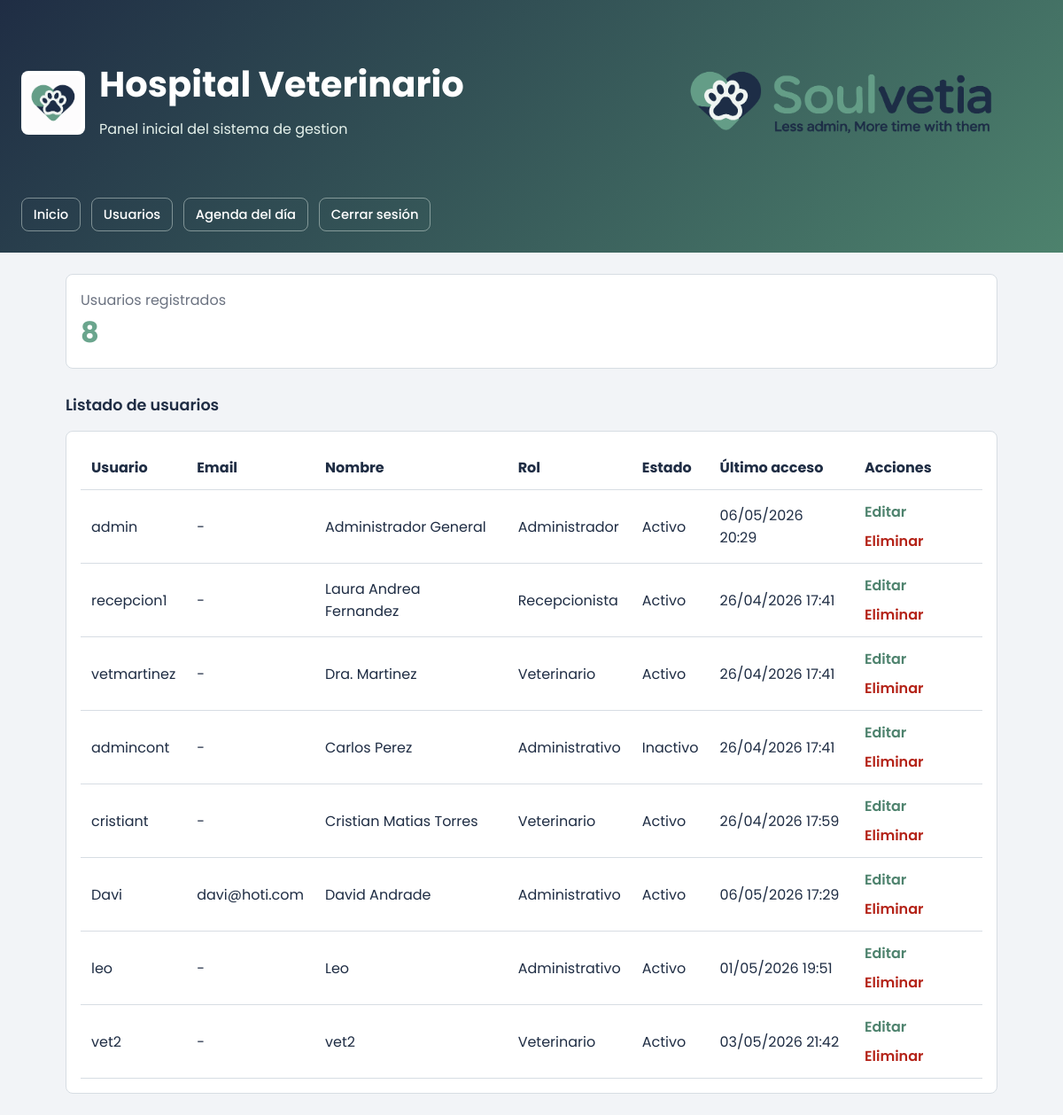
Screenshot of /usuarios/ (signed in) with the database file from the repository.
### tables this page shows
CREATE TABLE users (
                    id INTEGER PRIMARY KEY AUTOINCREMENT,
                    username TEXT NOT NULL UNIQUE,
                    full_name TEXT NOT NULL,
                    role TEXT NOT NULL,
                    status TEXT NOT NULL DEFAULT 'Activo',
                    last_access TEXT NOT NULL
                , password_hash TEXT NOT NULL DEFAULT '', email TEXT NOT NULL DEFAULT '');

### app/controllers/users_controller.py (the view)
@users_bp.route("/")
def index():
    users = service.get_users()
    return render_template("users.html", users=users, total_users=len(users))

### app/services/hospital_service.py (called while the page is built)
    def get_users(self) -> list[User]:
        return self.user_repository.list_all()

### app/services/user_repository.py (called while the page is built)
    def _connect(self) -> sqlite3.Connection:
        conn = sqlite3.connect(self.db_path)
        conn.row_factory = sqlite3.Row
        return conn

    def list_all(self) -> list[User]:
        with self._connect() as conn:
            rows = conn.execute("SELECT * FROM users ORDER BY id").fetchall()
        return [self._row_to_user(row) for row in rows]

    def _row_to_user(self, row: sqlite3.Row | dict) -> User:
        return User(
            id=row["id"],
            username=row["username"],
            full_name=row["full_name"],
            role=row["role"],
            status=row["status"],
            last_access=datetime.fromisoformat(row["last_access"]),
            email=row["email"] if "email" in row.keys() else "",
        )

### app/templates/users.html (shortened to what this page needs)
{% extends "base.html" %}
{% block content %}
<div class="grid">
  <div class="card">
    <div class="muted">Usuarios registrados</div>
    <div class="metric">{{ total_users }}</div>
  </div>
</div>
<div class="section-title" style="margin-top:0;">Listado de usuarios</div>
<div class="card">
  <table style="width:100%; border-collapse: collapse;">
    <thead>
      <tr>
        <th style="text-align:left; padding:0.75rem; border-bottom:1px solid var(--border);">Usuario</th>
        <th style="text-align:left; padding:0.75rem; border-bottom:1px solid var(--border);">Email</th>
        <th style="text-align:left; padding:0.75rem; border-bottom:1px solid var(--border);">Nombre</th>
        <th style="text-align:left; padding:0.75rem; border-bottom:1px solid var(--border);">Rol</th>
        <th style="text-align:left; padding:0.75rem; border-bottom:1px solid var(--border);">Estado</th>
        <th style="text-align:left; padding:0.75rem; border-bottom:1px solid var(--border);">Último acceso</th>
        <th style="text-align:left; padding:0.75rem; border-bottom:1px solid var(--border);">Acciones</th>
      </tr>
    </thead>
    <tbody>
      {% for user in users %}
      <tr>
        <td style="padding:0.75rem; border-bottom:1px solid var(--border);">{{ user.username }}</td>
        <td style="padding:0.75rem; border-bottom:1px solid var(--border);">{{ user.email or '-' }}</td>
        <td style="padding:0.75rem; border-bottom:1px solid var(--border);">{{ user.full_name }}</td>
        <td style="padding:0.75rem; border-bottom:1px solid var(--border);">{{ user.role }}</td>
        <td style="padding:0.75rem; border-bottom:1px solid var(--border);">{{ user.status }}</td>
        <td style="padding:0.75rem; border-bottom:1px solid var(--border);">{{ user.last_access.strftime("%d/%m/%Y %H:%M") }}</td>
        <td style="padding:0.75rem; border-bottom:1px solid var(--border); display:flex; gap:0.5rem; flex-wrap:wrap;">
          <a href="{{ url_for('users.edit', user_id=user.id) }}" class="link">Editar</a>
          <form method="post" action="{{ url_for('users.delete', user_id=user.id) }}" onsubmit="return confirm('¿Eliminar este usuario?');" style="margin:0;">
            <button type="submit" class="danger-link">Eliminar</button>
          </form>
        </td>
      </tr>
      {% endfor %}
    </tbody>
  </table>
</div>
{% endblock %}

### app/templates/base.html (style rules this page uses)
:root { --primary: #6AA58D; --primary-dark: #4d826d; --ink: #1F2D44; --surface: #F2F4F7; --surface-tint: #E6F2EC; --card: #ffffff; --muted: #6B7280; --border: #d7dde3; --danger: #b42318; --danger-bg: #fff1f0; --success-bg: #E6F2EC; --accent: var(--primary); --success: #2d6a4f; --text-muted: var(--muted); --surface-2: #f2f4f7; --text: var(--ink); }
* { box-sizing: border-box; }
body { margin: 0; font-family: "Poppins", Arial, Helvetica, sans-serif; background: var(--surface); color: var(--ink); }
.grid { display: grid; grid-template-columns: repeat(auto-fit, minmax(220px, 1fr)); gap: 1rem; }
.card { background: var(--card); border: 1px solid var(--border); border-radius: 8px; padding: 1rem; }
.metric { font-size: 2rem; font-weight: 700; color: var(--primary); }
.section-title { margin: 1.5rem 0 1rem; font-size: 1.1rem; color: var(--ink); font-weight: 600; }
.muted { color: var(--muted); }
.link { color: var(--primary-dark); font-weight: 600; text-decoration: none; }
.danger-link { border: none; background: none; color: var(--danger); cursor: pointer; font: inherit; font-weight: 600; padding: 0; }

### rows the page displays
users: username "admin", email "-", full_name "Administrador General", role "Administrador", status "Activo", last_access "06/05/2026 20:29"
users: username "recepcion1", email "-", full_name "Laura Andrea Fernandez", role "Recepcionista", status "Activo", last_access "26/04/2026 17:41"
users: username "vetmartinez", email "-", full_name "Dra. Martinez", role "Veterinario", status "Activo", last_access "26/04/2026 17:41"
users: username "admincont", email "-", full_name "Carlos Perez", role "Administrativo", status "Inactivo", last_access "26/04/2026 17:41"
users: username "cristiant", email "-", full_name "Cristian Matias Torres", role "Veterinario", status "Activo", last_access "26/04/2026 17:59"
users: username "Davi", email "davi@hoti.com", full_name "David Andrade", role "Administrativo", status "Activo", last_access "06/05/2026 17:29"
users: username "leo", email "-", full_name "Leo", role "Administrativo", status "Activo", last_access "01/05/2026 19:51"
users: username "vet2", email "-", full_name "vet2", role "Veterinario", status "Activo", last_access "03/05/2026 21:42"

### other values shown
{{ total_users }} "8"
